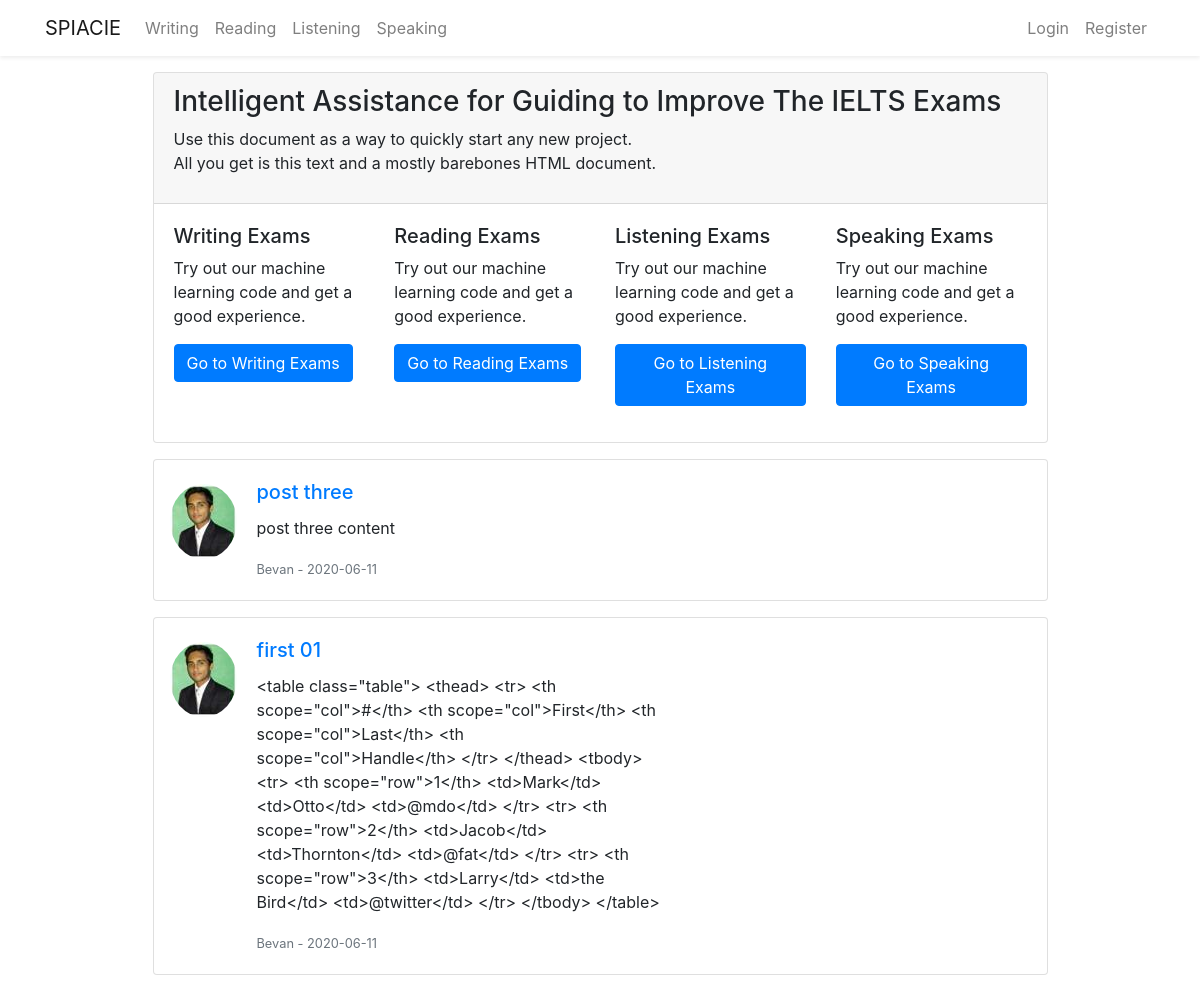
The page /home on the database its author committed.
### flaskblog/models.py (models this page shows, shortened)
class Post(db.Model):
    id = db.Column(db.Integer, primary_key=True)
    title = db.Column(db.String(100), nullable=False)
    date_posted = db.Column(db.DateTime, nullable=False,
                            default=datetime.utcnow)
    content = db.Column(db.Text, nullable=False)
    user_id = db.Column(db.Integer, db.ForeignKey('user.id'), nullable=False)

class User(db.Model,  UserMixin):
    id = db.Column(db.Integer, primary_key=True)
    firstname = db.Column(db.String(20), nullable=False)
    lastname = db.Column(db.String(20), nullable=False)
    username = db.Column(db.String(20), unique=True, nullable=False)
    email = db.Column(db.String(20), unique=True, nullable=False)
    password = db.Column(db.String(20), nullable=False)
    image_file = db.Column(db.String(20), nullable=False,
                           default='default.jpg')
    post = db.relationship('Post', backref='author', lazy=True)
    questionpaper = db.relationship(
        'Questionpaper', backref='creator', lazy=True)

### flaskblog/routes.py (the view)
@app.route("/")
@app.route("/home")
def home():
    posts = Post.query.all()
    return render_template('home.html', posts=posts)

### flaskblog/templates/home.html
{% extends 'layout.html'%} {% block content %}
<div class="container mt-3">
  <div class="row justify-content-center">
    <div class="col-md-10">
      <div class="card">
        <div class="card-header">
          <div class="d-flex align-items-center">
            <div class="starter-template align-items-center">
              <h3>
                Intelligent Assistance for Guiding to Improve The IELTS Exams
              </h3>
              <p>
                Use this document as a way to quickly start any new project.<br />
                All you get is this text and a mostly barebones HTML document.
              </p>
            </div>
          </div>
        </div>
        <div class="card-body">
          <div class="row">
            <div class="col-sm-6 col-md-3">
              <div class="thumbnail">
                <div class="caption">
                  <h5>Writing Exams</h5>
                  <p>
                    Try out our machine learning code and get a good experience.
                  </p>
                  <p>
                    <a href="/writing" class="btn btn-primary" role="button"
                      >Go to Writing Exams</a
                    >
                  </p>
                </div>
              </div>
            </div>
            <div class="col-sm-6 col-md-3">
              <div class="thumbnail">
                <div class="caption">
                  <h5>Reading Exams</h5>
                  <p>
                    Try out our machine learning code and get a good experience.
                  </p>
                  <p>
                    <a href="/reading" class="btn btn-primary" role="button"
                      >Go to Reading Exams</a
                    >
                  </p>
                </div>
              </div>
            </div>
            <div class="col-sm-6 col-md-3">
              <div class="thumbnail">
                <div class="caption">
                  <h5>Listening Exams</h5>
                  <p>
                    Try out our machine learning code and get a good experience.
                  </p>
                  <p>
                    <a href="/listening" class="btn btn-primary" role="button"
                      >Go to Listening Exams</a
                    >
                  </p>
                </div>
              </div>
            </div>
            <div class="col-sm-6 col-md-3">
              <div class="thumbnail">
                <div class="caption">
                  <h5>Speaking Exams</h5>
                  <p>
                    Try out our machine learning code and get a good experience.
                  </p>
                  <p>
                    <a href="/speaking" class="btn btn-primary" role="button"
                      >Go to Speaking Exams</a
                    >
                  </p>
                </div>
              </div>
            </div>
          </div>
        </div>
      </div>
      {% for post in posts %}
      <div class="card mb-3 mt-3">
        <div class="row no-gutters">
          <div class="text-center">
            <img
              class="rounded-circle mt-4 ml-3"
              src="{{ url_for('static', filename='profile_pics/' + post.author.image_file) }}"
            />
          </div>
          <div class="col-md-6">
            <div class="card-body">
              <h5 class="card-title">
                <a
                  class="article-title"
                  href="{{ url_for('post', post_id= post.id )}}"
                  >{{ post.title }}</a
                >
              </h5>
              <p class="card-text">{{ post.content }}</p>
              <p class="card-text">
                <small class="text-muted"
                  >{{ post.author.username }} - {{
                  post.date_posted.strftime('%Y-%m-%d') }}</small
                >
              </p>
            </div>
          </div>
        </div>
      </div>
      {% endfor %}
    </div>
  </div>
</div>
{% endblock content%}

### flaskblog/templates/layout.html (shortened to what this page needs)
<!DOCTYPE html>
<html lang="en">
  <head>
    <link
      rel="stylesheet"
      href="https://stackpath.bootstrapcdn.com/bootstrap/4.5.0/css/bootstrap.min.css"
    />
  </head>
  <body>
    {% include 'includes/_navbar.html' %}
    <div class="container mt-3">
       {% block content %} {% endblock
      content%}
    </div>
  </body>
</html>

### flaskblog/templates/includes/_navbar.html (shortened to what this page needs)
<nav class="navbar navbar-expand-md navbar-light bg-white shadow-sm">
  <div class="container">
    <a class="navbar-brand" href="/">SPIACIE</a>
    <div class="collapse navbar-collapse" id="navbarSupportedContent">
      <ul class="navbar-nav mr-auto">
        <li class="nav-item">
          <a class="nav-link" href="/writing">Writing</a>
        </li>
        <li class="nav-item">
          <a class="nav-link" href="/reading">Reading</a>
        </li>
        <li class="nav-item">
          <a class="nav-link" href="/listening">Listening</a>
        </li>
        <li class="nav-item">
          <a class="nav-link" href="/speaking">Speaking</a>
        </li>
      </ul>
      <ul class="navbar-nav ml-auto">
        {% if current_user.is_authenticated %}
        <li class="nav-item">
          <a class="nav-link" href="/post/new">New Post</a>
        </li>
        <li class="nav-item">
          <a class="nav-link" href="/account">Account</a>
        </li>
        <li class="nav-item">
          <a class="nav-link" href="/logout">Logout</a>
        </li>
        {% else %}
        <li class="nav-item">
          <a class="nav-link" href="/login">Login</a>
        </li>
        <li class="nav-item">
          <a class="nav-link" href="/register">Register</a>
        </li>
        {% endif %}
      </ul>
    </div>
  </div>
</nav>

### rows shown on the page
Post: image_file (picture), title "post three", content "post three content", author.username "Bevan", date_posted "2020-06-11"
Post: image_file (picture), title "first 01", content "<table class=\"table\"> <thead> <tr> <th scope=\"col\">#</th> <th scope=\"col\">First</th> <th scope=\"col\">Last</th> <th scope=\"col\">Handle</th> </tr> </thead> <tbody> <tr> <th scope=\"row\">1</th> <td>Mark</td> <td>Otto</td> <td>@mdo</td> </tr> <tr> <th scope=\"row\">2</th> <td>Jacob</td> <td>Thornton</td> <td>@fat</td> </tr> <tr> <th scope=\"row\">3</th> <td>Larry</td> <td>the Bird</td> <td>@twitter</td> </tr> </tbody> </table>", author.username "Bevan", date_posted "2020-06-11"
